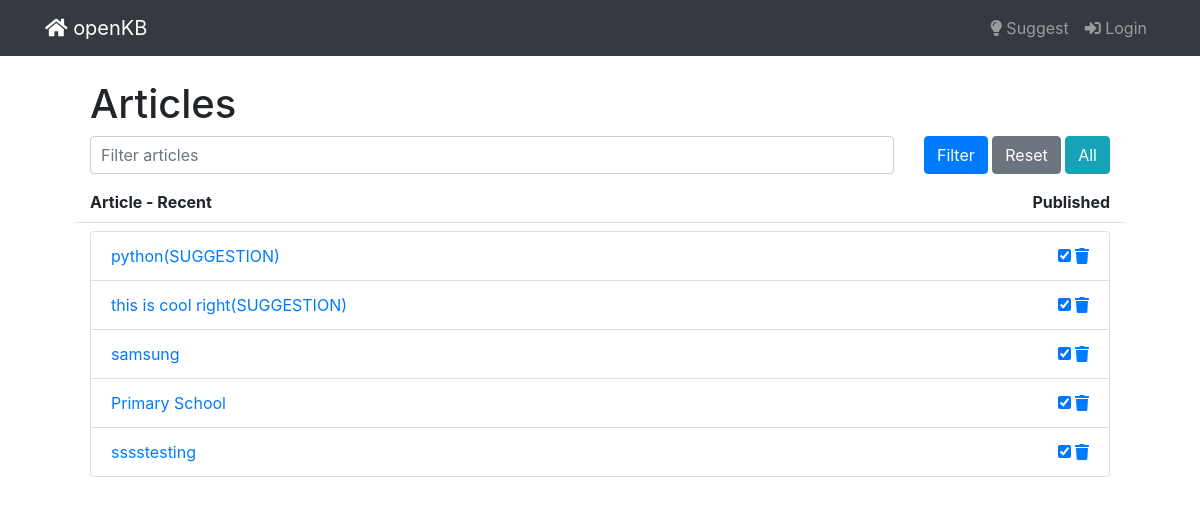
/articles/, run on an earlier commit of the app's database.
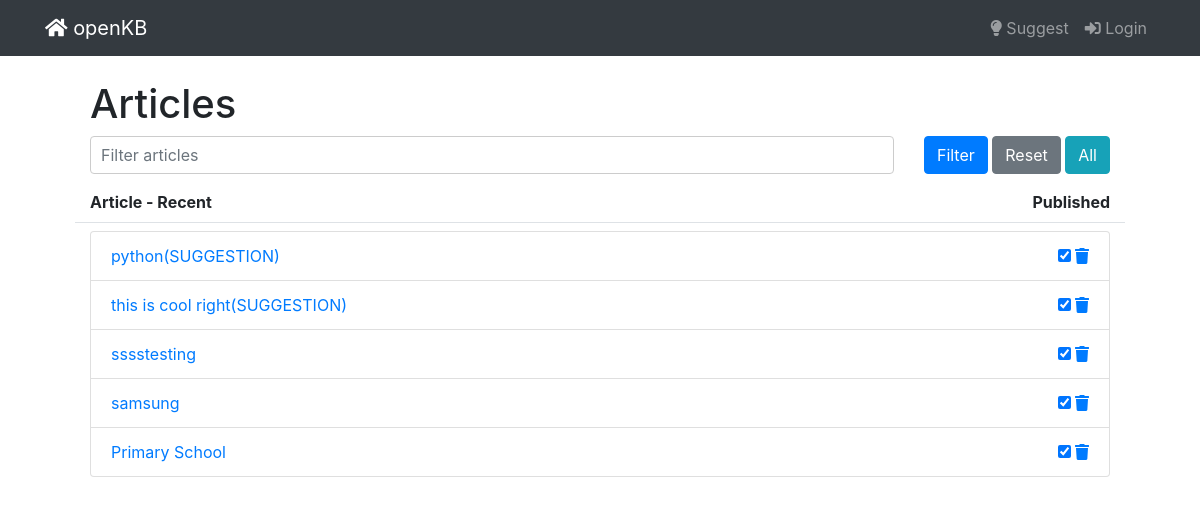
And on a later commit of the database.
### kb/models.py (models this page shows, shortened)
class Article(models.Model):
    title = models.CharField(max_length=255)
    content = MDTextField()
    created = models.DateTimeField(auto_now_add=True)
    updated = models.DateTimeField(auto_now=True)
    keywords = models.CharField(max_length=255)
    published = models.BooleanField(default=False)
    view_count = models.PositiveIntegerField(default=0)  # Added field for tracking views
    votes = models.IntegerField(default=0)
    permalink = models.SlugField(max_length=255, default='', null=True)
    seo_title = models.CharField(max_length=255, default='')
    seo_description = models.TextField(default='')
    author = models.ForeignKey('CustomUser', on_delete=models.CASCADE, null=True)
    featured = models.BooleanField(default=False)

### kb/views.py (the view)
# urls.py: path('articles/', ArticleListView.as_view(), name='article_list'),
class ArticleListView(ListView):
    model = Article
    template_name = 'articles/article_list.html'
    context_object_name = 'articles'
    def get_queryset(self):
        queryset = super().get_queryset()
        filter_value = self.request.GET.get('filter', '')
        queryset = queryset.order_by('-updated')  # Replace 'updated' with 'created' if that's your field
        if filter_value:
            queryset = queryset.filter(title__icontains=filter_value)
        return queryset

### templates/articles/article_list.html (shortened to what this page needs)
{% extends 'base.html' %}
{% block content %}
{% include "nav.html" %}
<div class="container mt-5">
    <h1>Articles</h1>
    <div class="row mb-3">
        <div class="col">
            <input type="text" id="filter_articles" class="form-control" placeholder="Filter articles">
        </div>
        <div class="col-auto">
            <button class="btn btn-primary" onclick="filterArticles()">Filter</button>
            <button class="btn btn-secondary" onclick="resetFilter()">Reset</button>
            <button class="btn btn-info">All</button>
        </div>
    </div>
    <div class="row font-weight-bold border-bottom pb-2 mb-2">
        <div class="col-md-10">
            Article - Recent
        </div>
        <div class="col-md-2 text-right">
            Published
        </div>
    </div>
    <div class="list-group">
        {% for article in articles %}
        <div class="list-group-item d-flex justify-content-between align-items-center">
            <div>
                <a href="{% url 'edit_article' article.id %}">
                {{ article.title }} {% if article.is_suggestion %}(SUGGESTION){% endif %}
                </a>
            </div>
            <div>
                <input type="checkbox" {% if article.published %}checked{% endif %} onclick="togglePublished({{ article.id }})">
                <a href="{% url 'delete_article' article.id %}" onclick="return confirm('Are you sure?');"><i class="fas fa-trash"></i></a>
            </div>
        </div>
        {% empty %}
        <div class="list-group-item">No articles found.</div>
        {% endfor %}
    </div>
</div>
{% endblock %}

What changed in the data, as far as the page shows it:
changed Article "sssstesting": moves up the list
